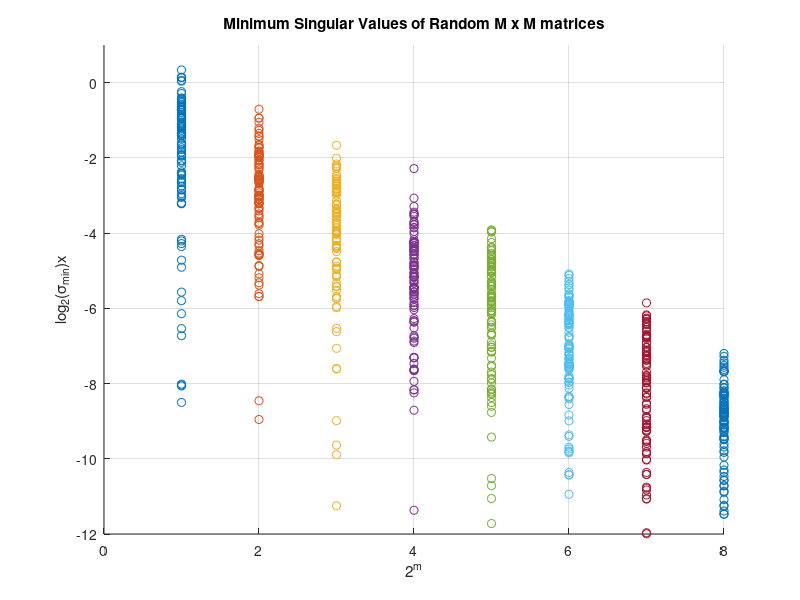
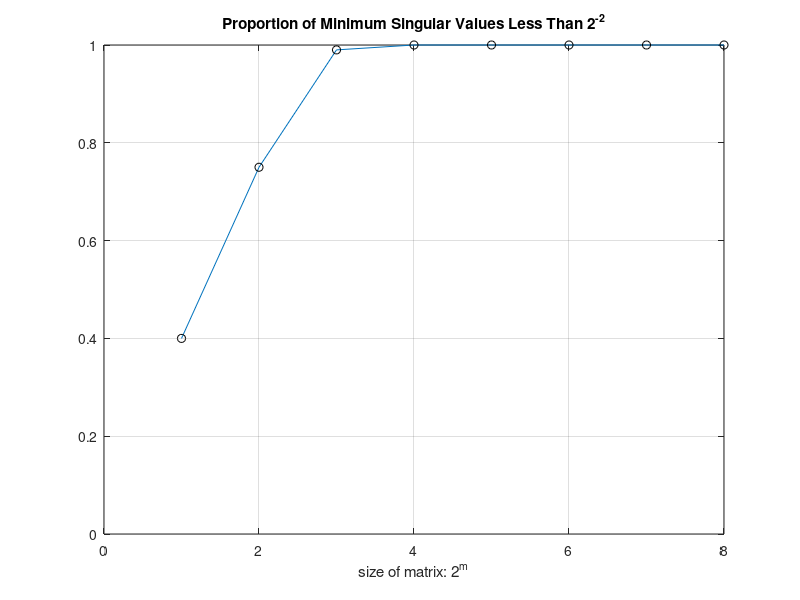
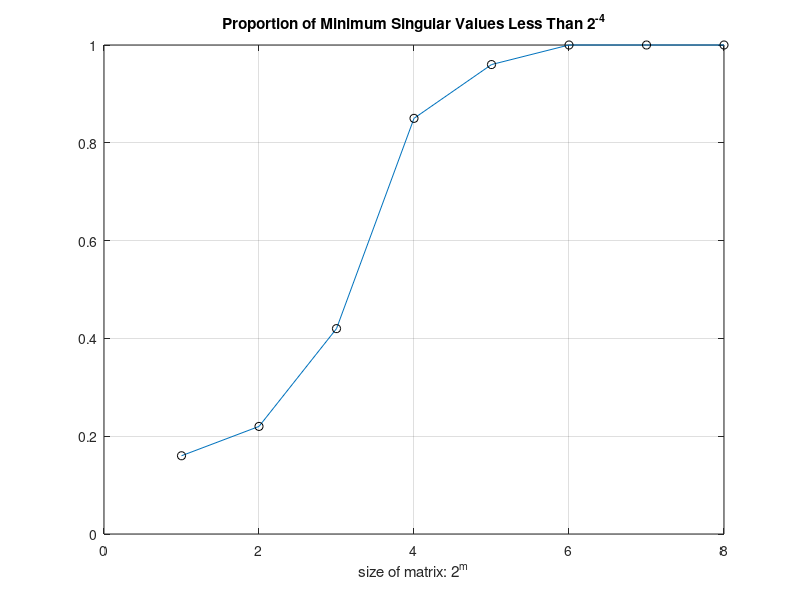
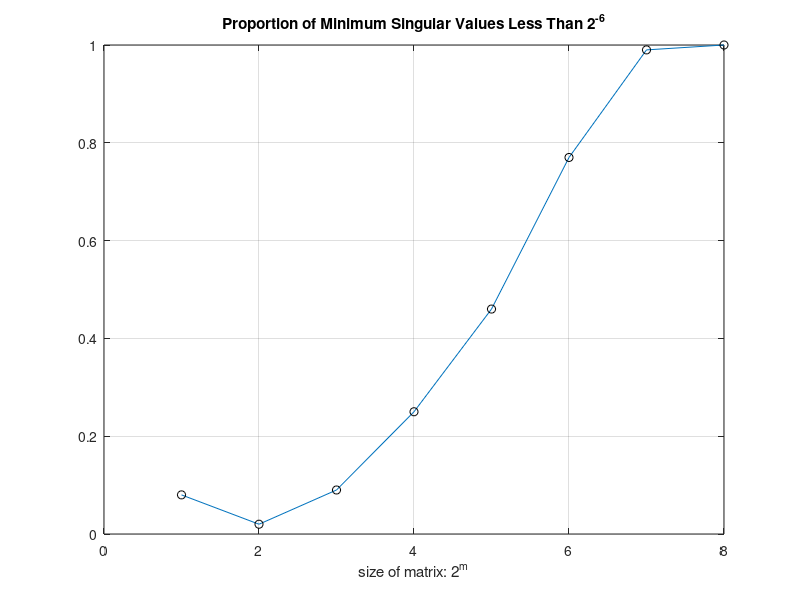

MATLAB code for these plots, in order:
% problem 12_3_c
current_figure = figure('Name', 'Minimum Singular Values of Random M x M matrices');
    s_min = zeros(8, 100);
    y_axis = zeros(8, 100);
for jj=1:8
    m = 2.^jj;
    for n=1:100;
        A = randn(m, m) / sqrt(m);
        S = svd(A);
        s_min(jj, n) = min(S);
    end
    y_axis(jj, :) = log2(s_min(jj, :));
    x_axis = zeros(100, 1) + jj;
    scatter(x_axis, y_axis(jj, :));
    axis([0, 8, -12, 1]);
    grid on
    hold on
end

filename = 'math543_hw5_problem_12_3_c_000.png';
xlabel('2^m')
ylabel('log_2(\sigma_{min})x')
title('Minimum Singular Values of Random M x M matrices');
saveas(current_figure, filename);

% ------------------------------------------------------------
clear x_axis y_axis;

x_axis = 1:8;
for ii = 1:6
    m = ii*2;
    titleStr = sprintf('Proportion of Minimum Singular Values Less Than 2^{-%g}', m);
    current_figure = figure('Name', titleStr);
    

    less_than = s_min < 2^-m;
    
    y_axis = zeros(8, 1);   
    for jj = 1:8
        y_axis(jj) = numel(nonzeros(less_than(jj, :))) / 100;
    end
    plot(x_axis, y_axis);
    grid on
    hold on
    scatter(x_axis, y_axis, 'k');
    axis([0, 8, 0, 1])
    title(titleStr)
    xlabel('size of matrix: 2^m')
    filename = sprintf('math543_hw5_problem_12_3_c_%03g.png', (ii+1) );
    saveas(current_figure, filename);
end
